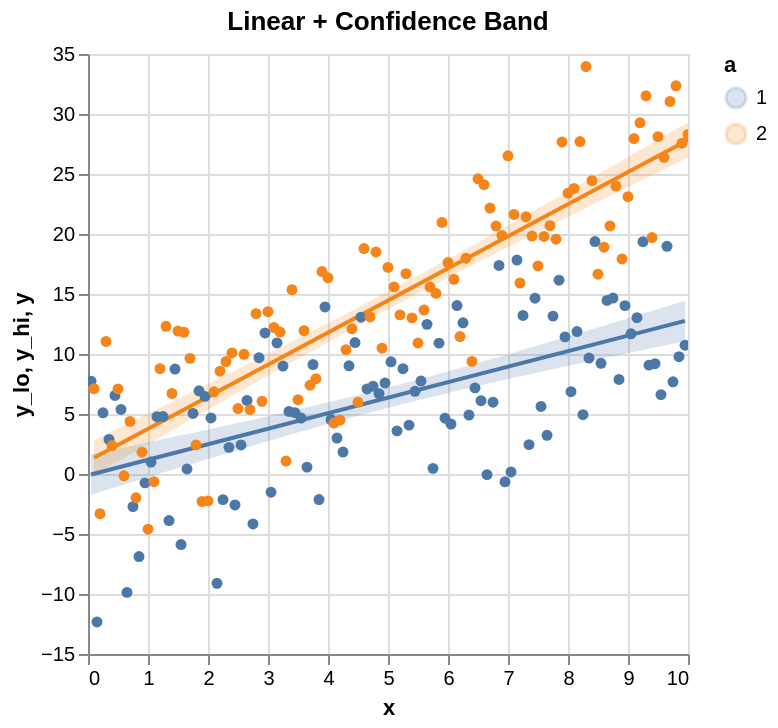

Express this chart as Vega-Lite.
### Vega-Lite specification from a JSON file in a GitHub repository (floating-point values rounded to 4 significant figures; data arrays with more than 128 entries replaced by an {"elided": "..."} marker saying what was removed)
{"$schema": "https://vega.github.io/schema/vega-lite/v5.json", "_aov": {"legendInteraction": "highlight"}, "config": {"axis": {"labelLimit": 0}, "header": {"labelLimit": 0}, "legend": {"labelLimit": 0}}, "data": {"values": {"elided": "200 records"}}, "height": 300, "layer": [{"_aovLegend": {"dimmed": true, "filtered": false, "opacity": null, "params": ["legend_selection"], "transform": []}, "data": {"values": {"elided": "200 records"}}, "encoding": {"color": {"field": "a", "type": "nominal"}, "opacity": {"condition": {"test": {"and": [{"or": ["!isValid(datum[\"a\"])", {"empty": true, "param": "legend_selection"}]}]}, "value": 0.2}, "value": 0.03}, "x": {"field": "x", "scale": {"zero": false}, "type": "quantitative"}, "y": {"field": "y_lo", "scale": {"zero": false}, "type": "quantitative"}, "y2": {"field": "y_hi"}}, "mark": {"line": false, "opacity": 0.2, "type": "area"}, "params": [{"bind": "scales", "name": "grid", "select": {"encodings": ["x", "y"], "type": "interval"}}, {"bind": "legend", "name": "legend_selection", "select": {"fields": ["a"], "type": "point"}}]}, {"_aovLegend": {"dimmed": true, "filtered": false, "opacity": null, "params": [], "transform": [{"groupby": ["a"], "method": "linear", "on": "x", "regression": "y"}]}, "data": {"values": {"elided": "200 records"}}, "encoding": {"color": {"field": "a", "type": "nominal"}, "opacity": {"condition": {"test": {"and": [{"or": ["!isValid(datum[\"a\"])", {"empty": true, "param": "legend_selection"}]}]}, "value": 1}, "value": 0.15}, "x": {"field": "x", "scale": {"zero": false}, "type": "quantitative"}, "y": {"field": "y", "scale": {"zero": false}, "type": "quantitative"}}, "mark": {"type": "line"}, "transform": [{"groupby": ["a"], "method": "linear", "on": "x", "regression": "y"}]}, {"_aovLegend": {"dimmed": true, "filtered": false, "opacity": null, "params": [], "transform": []}, "encoding": {"color": {"field": "a", "type": "nominal"}, "opacity": {"condition": {"test": {"and": [{"or": ["!isValid(datum[\"a\"])", {"empty": true, "param": "legend_selection"}]}]}, "value": 1}, "value": 0.15}, "tooltip": [{"field": "x", "type": "quantitative"}, {"field": "y", "type": "quantitative"}, {"field": "a", "type": "nominal"}], "x": {"field": "x", "scale": {"zero": false}, "type": "quantitative"}, "y": {"field": "y", "scale": {"zero": false}, "type": "quantitative"}}, "mark": {"filled": true, "type": "point"}}], "title": "Linear + Confidence Band"}
